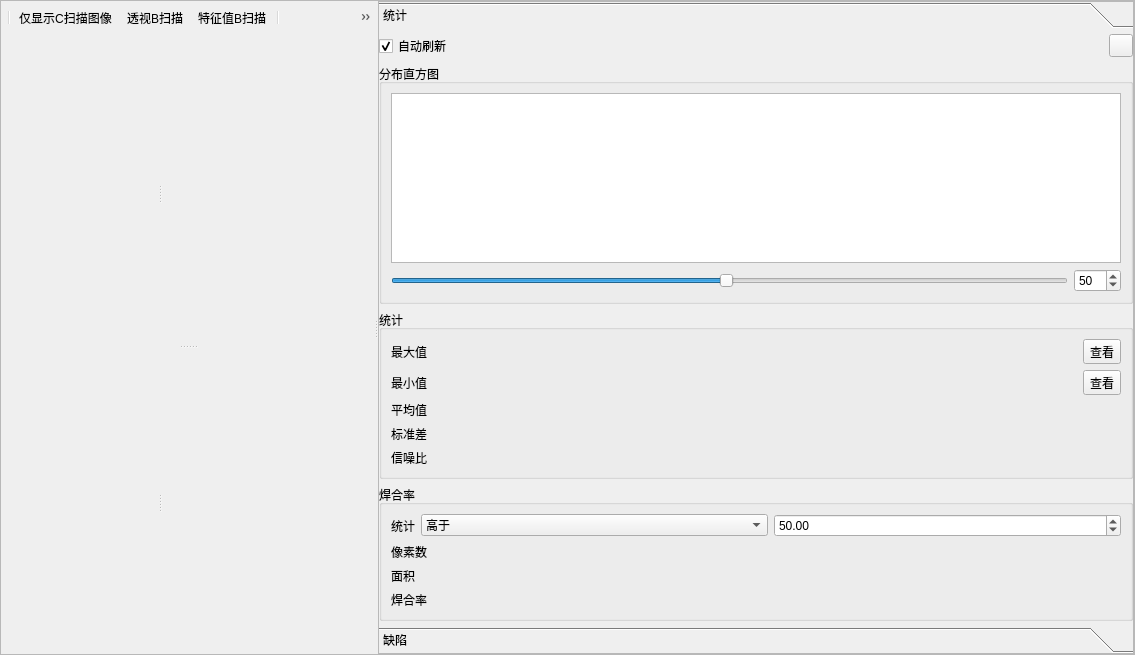
<?xml version="1.0" encoding="UTF-8"?>
<ui version="4.0">
 <class>PanelCScan</class>
 <widget class="QFrame" name="PanelCScan">
  <property name="geometry">
   <rect>
    <x>0</x>
    <y>0</y>
    <width>1135</width>
    <height>655</height>
   </rect>
  </property>
  <property name="sizePolicy">
   <sizepolicy hsizetype="Expanding" vsizetype="Expanding">
    <horstretch>0</horstretch>
    <verstretch>0</verstretch>
   </sizepolicy>
  </property>
  <property name="focusPolicy">
   <enum>Qt::WheelFocus</enum>
  </property>
  <property name="windowTitle">
   <string>C扫描</string>
  </property>
  <property name="frameShape">
   <enum>QFrame::StyledPanel</enum>
  </property>
  <property name="frameShadow">
   <enum>QFrame::Raised</enum>
  </property>
  <layout class="QGridLayout" name="gridLayout_2">
   <property name="leftMargin">
    <number>0</number>
   </property>
   <property name="topMargin">
    <number>0</number>
   </property>
   <property name="rightMargin">
    <number>0</number>
   </property>
   <property name="bottomMargin">
    <number>0</number>
   </property>
   <item row="1" column="0">
    <widget class="QSplitter" name="splitterMain">
     <property name="orientation">
      <enum>Qt::Horizontal</enum>
     </property>
     <widget class="QWidget" name="layoutWidget1">
      <layout class="QVBoxLayout" name="viewLayout">
       <item>
        <widget class="QToolBar" name="toolbar">
         <property name="iconSize">
          <size>
           <width>16</width>
           <height>16</height>
          </size>
         </property>
         <addaction name="separator"/>
         <addaction name="actionSliceDisable"/>
         <addaction name="actionSliceImage"/>
         <addaction name="actionSliceFeature"/>
         <addaction name="separator"/>
         <addaction name="actionWaveformRuler"/>
         <addaction name="actionHideSliceCursor"/>
         <addaction name="actionSliceBrush"/>
         <addaction name="actionSliceSync"/>
         <addaction name="actionSliceSyncOffset"/>
         <addaction name="separator"/>
         <addaction name="actionMagnifier"/>
         <addaction name="actionZoomIn"/>
         <addaction name="actionZoomOut"/>
         <addaction name="actionZoomFit"/>
         <addaction name="actionZoomFill"/>
         <addaction name="separator"/>
         <addaction name="actionCursorFollow"/>
         <addaction name="actionCursorHide"/>
         <addaction name="separator"/>
         <addaction name="actionAnnotationLineItem"/>
         <addaction name="actionReferenceLine"/>
         <addaction name="actionReferenceCircle"/>
         <addaction name="actionCustomCircle"/>
         <addaction name="actionReferenceRect"/>
         <addaction name="separator"/>
         <addaction name="actionMoveModel"/>
         <addaction name="actionSelectLayer"/>
         <addaction name="actionViewImage"/>
         <addaction name="actionViewProbe"/>
         <addaction name="actionViewDefect"/>
         <addaction name="separator"/>
         <addaction name="actionRecalcFeatures"/>
         <addaction name="actionColorPalette"/>
         <addaction name="actionCDataStatistic"/>
         <addaction name="separator"/>
         <addaction name="actionImageOptions"/>
         <addaction name="actionSurfacePlot"/>
        </widget>
       </item>
       <item>
        <widget class="QSplitter" name="splitterV">
         <property name="orientation">
          <enum>Qt::Vertical</enum>
         </property>
         <widget class="QSplitter" name="splitterH1">
          <property name="orientation">
           <enum>Qt::Horizontal</enum>
          </property>
          <widget class="AScanGraphicsView" name="waveform" native="true"/>
          <widget class="QWidget" name="layoutWidget2">
           <layout class="QHBoxLayout" name="horizontalLayout" stretch="1,0">
            <property name="spacing">
             <number>0</number>
            </property>
            <item>
             <widget class="AbstractGraphicsView" name="sliceX" native="true">
              <property name="minimumSize">
               <size>
                <width>100</width>
                <height>0</height>
               </size>
              </property>
             </widget>
            </item>
            <item>
             <widget class="ColorPaletteView" name="paletteSlice" native="true">
              <property name="sizePolicy">
               <sizepolicy hsizetype="Fixed" vsizetype="Preferred">
                <horstretch>0</horstretch>
                <verstretch>0</verstretch>
               </sizepolicy>
              </property>
              <property name="minimumSize">
               <size>
                <width>35</width>
                <height>0</height>
               </size>
              </property>
              <property name="maximumSize">
               <size>
                <width>35</width>
                <height>16777215</height>
               </size>
              </property>
             </widget>
            </item>
           </layout>
          </widget>
         </widget>
         <widget class="QSplitter" name="splitterH2">
          <property name="orientation">
           <enum>Qt::Horizontal</enum>
          </property>
          <widget class="AbstractGraphicsView" name="sliceY" native="true"/>
          <widget class="QWidget" name="layoutWidget">
           <layout class="QHBoxLayout" name="horizontalLayout_2" stretch="1,0">
            <property name="spacing">
             <number>0</number>
            </property>
            <item>
             <widget class="AbstractGraphicsView" name="view" native="true">
              <property name="minimumSize">
               <size>
                <width>100</width>
                <height>0</height>
               </size>
              </property>
             </widget>
            </item>
            <item>
             <widget class="ColorPaletteView" name="palette" native="true">
              <property name="sizePolicy">
               <sizepolicy hsizetype="Fixed" vsizetype="Preferred">
                <horstretch>0</horstretch>
                <verstretch>0</verstretch>
               </sizepolicy>
              </property>
              <property name="minimumSize">
               <size>
                <width>35</width>
                <height>0</height>
               </size>
              </property>
              <property name="maximumSize">
               <size>
                <width>35</width>
                <height>16777215</height>
               </size>
              </property>
             </widget>
            </item>
           </layout>
          </widget>
         </widget>
        </widget>
       </item>
      </layout>
     </widget>
     <widget class="QToolBox" name="statisticToolBox">
      <property name="frameShape">
       <enum>QFrame::StyledPanel</enum>
      </property>
      <widget class="QWidget" name="pageStatistics">
       <property name="geometry">
        <rect>
         <x>0</x>
         <y>0</y>
         <width>312</width>
         <height>591</height>
        </rect>
       </property>
       <attribute name="icon">
        <iconset resource="../../resources/icons/Fatcow.qrc">
         <normaloff>:/fatcow/16x16/statistics.png</normaloff>:/fatcow/16x16/statistics.png</iconset>
       </attribute>
       <attribute name="label">
        <string>统计</string>
       </attribute>
       <layout class="QVBoxLayout" name="verticalLayout_2">
        <property name="leftMargin">
         <number>0</number>
        </property>
        <property name="topMargin">
         <number>0</number>
        </property>
        <property name="rightMargin">
         <number>0</number>
        </property>
        <property name="bottomMargin">
         <number>0</number>
        </property>
        <item>
         <layout class="QHBoxLayout" name="horizontalLayout_5">
          <item>
           <widget class="QCheckBox" name="statisticsAutoRefresh">
            <property name="text">
             <string>自动刷新</string>
            </property>
            <property name="checked">
             <bool>true</bool>
            </property>
           </widget>
          </item>
          <item>
           <widget class="QToolButton" name="statisticsRefresh">
            <property name="icon">
             <iconset resource="../../resources/icons/Fatcow.qrc">
              <normaloff>:/fatcow/16x16/arrow_refresh.png</normaloff>:/fatcow/16x16/arrow_refresh.png</iconset>
            </property>
           </widget>
          </item>
         </layout>
        </item>
        <item>
         <widget class="QGroupBox" name="groupBox">
          <property name="title">
           <string>分布直方图</string>
          </property>
          <layout class="QVBoxLayout" name="verticalLayout" stretch="0,0">
           <item>
            <widget class="QtCharts::QChartView" name="histogram"/>
           </item>
           <item>
            <layout class="QHBoxLayout" name="horizontalLayout_3">
             <item>
              <widget class="QSlider" name="histSizeSlider">
               <property name="minimum">
                <number>1</number>
               </property>
               <property name="maximum">
                <number>100</number>
               </property>
               <property name="value">
                <number>50</number>
               </property>
               <property name="orientation">
                <enum>Qt::Horizontal</enum>
               </property>
              </widget>
             </item>
             <item>
              <widget class="QSpinBox" name="histSize">
               <property name="minimum">
                <number>1</number>
               </property>
               <property name="maximum">
                <number>100</number>
               </property>
               <property name="value">
                <number>50</number>
               </property>
              </widget>
             </item>
            </layout>
           </item>
          </layout>
         </widget>
        </item>
        <item>
         <widget class="QGroupBox" name="groupBox_2">
          <property name="title">
           <string>统计</string>
          </property>
          <layout class="QGridLayout" name="gridLayout_3" columnstretch="0,1,0">
           <item row="0" column="0">
            <widget class="QLabel" name="maxTitle">
             <property name="text">
              <string>最大值</string>
             </property>
            </widget>
           </item>
           <item row="0" column="2">
            <widget class="QToolButton" name="maxCursor">
             <property name="text">
              <string>查看</string>
             </property>
            </widget>
           </item>
           <item row="1" column="0">
            <widget class="QLabel" name="minTitle">
             <property name="text">
              <string>最小值</string>
             </property>
            </widget>
           </item>
           <item row="1" column="2">
            <widget class="QToolButton" name="minCursor">
             <property name="text">
              <string>查看</string>
             </property>
            </widget>
           </item>
           <item row="2" column="0">
            <widget class="QLabel" name="averageTitle">
             <property name="text">
              <string>平均值</string>
             </property>
            </widget>
           </item>
           <item row="3" column="0">
            <widget class="QLabel" name="stdevTitle">
             <property name="text">
              <string>标准差</string>
             </property>
            </widget>
           </item>
           <item row="4" column="0">
            <widget class="QLabel" name="snrTitle">
             <property name="text">
              <string>信噪比</string>
             </property>
            </widget>
           </item>
           <item row="4" column="1">
            <widget class="QLabel" name="snr"/>
           </item>
           <item row="0" column="1">
            <widget class="QLabel" name="max"/>
           </item>
           <item row="1" column="1">
            <widget class="QLabel" name="min"/>
           </item>
           <item row="2" column="1">
            <widget class="QLabel" name="average"/>
           </item>
           <item row="3" column="1">
            <widget class="QLabel" name="stdev"/>
           </item>
          </layout>
         </widget>
        </item>
        <item>
         <widget class="QGroupBox" name="groupBox_3">
          <property name="title">
           <string>焊合率</string>
          </property>
          <layout class="QGridLayout" name="gridLayout_4" columnstretch="0,1">
           <item row="1" column="0">
            <widget class="QLabel" name="label_3">
             <property name="text">
              <string>像素数</string>
             </property>
            </widget>
           </item>
           <item row="1" column="1">
            <widget class="QLabel" name="pixelCount"/>
           </item>
           <item row="3" column="0">
            <widget class="QLabel" name="label_4">
             <property name="text">
              <string>焊合率</string>
             </property>
            </widget>
           </item>
           <item row="3" column="1">
            <widget class="QLabel" name="ratio"/>
           </item>
           <item row="0" column="0" colspan="2">
            <layout class="QHBoxLayout" name="horizontalLayout_4" stretch="0,1,1">
             <item>
              <widget class="QLabel" name="ratioTitle">
               <property name="text">
                <string>统计</string>
               </property>
              </widget>
             </item>
             <item>
              <widget class="QComboBox" name="ratioMode">
               <item>
                <property name="text">
                 <string>高于</string>
                </property>
               </item>
               <item>
                <property name="text">
                 <string>低于</string>
                </property>
               </item>
              </widget>
             </item>
             <item>
              <widget class="QDoubleSpinBox" name="threshold">
               <property name="maximum">
                <double>100.000000000000000</double>
               </property>
               <property name="value">
                <double>50.000000000000000</double>
               </property>
              </widget>
             </item>
            </layout>
           </item>
           <item row="2" column="0">
            <widget class="QLabel" name="label">
             <property name="text">
              <string>面积</string>
             </property>
            </widget>
           </item>
           <item row="2" column="1">
            <widget class="QLabel" name="areaCount"/>
           </item>
          </layout>
         </widget>
        </item>
       </layout>
      </widget>
      <widget class="QWidget" name="pageDefect">
       <property name="geometry">
        <rect>
         <x>0</x>
         <y>0</y>
         <width>312</width>
         <height>591</height>
        </rect>
       </property>
       <attribute name="icon">
        <iconset resource="../../resources/icons/Fatcow.qrc">
         <normaloff>:/fatcow/16x16/bug_error.png</normaloff>:/fatcow/16x16/bug_error.png</iconset>
       </attribute>
       <attribute name="label">
        <string>缺陷</string>
       </attribute>
       <layout class="QGridLayout" name="gridLayout">
        <property name="leftMargin">
         <number>0</number>
        </property>
        <property name="topMargin">
         <number>0</number>
        </property>
        <property name="rightMargin">
         <number>0</number>
        </property>
        <property name="bottomMargin">
         <number>6</number>
        </property>
        <item row="1" column="1">
         <widget class="QPushButton" name="defectRecord">
          <property name="text">
           <string>缺陷识别</string>
          </property>
         </widget>
        </item>
        <item row="1" column="0">
         <spacer name="horizontalSpacer">
          <property name="orientation">
           <enum>Qt::Horizontal</enum>
          </property>
          <property name="sizeHint" stdset="0">
           <size>
            <width>0</width>
            <height>0</height>
           </size>
          </property>
         </spacer>
        </item>
        <item row="1" column="2">
         <widget class="QPushButton" name="generateReport">
          <property name="text">
           <string>生成报表</string>
          </property>
         </widget>
        </item>
        <item row="0" column="0" colspan="3">
         <widget class="DefectTreeView" name="treeView">
          <property name="selectionBehavior">
           <enum>QAbstractItemView::SelectRows</enum>
          </property>
          <property name="verticalScrollMode">
           <enum>QAbstractItemView::ScrollPerPixel</enum>
          </property>
          <property name="horizontalScrollMode">
           <enum>QAbstractItemView::ScrollPerPixel</enum>
          </property>
          <property name="sortingEnabled">
           <bool>true</bool>
          </property>
          <attribute name="horizontalHeaderStretchLastSection">
           <bool>true</bool>
          </attribute>
         </widget>
        </item>
       </layout>
      </widget>
     </widget>
    </widget>
   </item>
  </layout>
  <action name="actionSliceDisable">
   <property name="checkable">
    <bool>true</bool>
   </property>
   <property name="icon">
    <iconset resource="../../resources/icons/Fatcow.qrc">
     <normaloff>:/fatcow/16x16/image.png</normaloff>:/fatcow/16x16/image.png</iconset>
   </property>
   <property name="text">
    <string>仅显示C扫描图像</string>
   </property>
  </action>
  <action name="actionSliceFeature">
   <property name="checkable">
    <bool>true</bool>
   </property>
   <property name="icon">
    <iconset resource="../../resources/icons/Fatcow.qrc">
     <normaloff>:/fatcow/16x16/diagramm.png</normaloff>:/fatcow/16x16/diagramm.png</iconset>
   </property>
   <property name="text">
    <string>特征值B扫描</string>
   </property>
  </action>
  <action name="actionSliceImage">
   <property name="checkable">
    <bool>true</bool>
   </property>
   <property name="icon">
    <iconset resource="../../resources/icons/Fatcow.qrc">
     <normaloff>:/fatcow/16x16/x_ray.png</normaloff>:/fatcow/16x16/x_ray.png</iconset>
   </property>
   <property name="text">
    <string>透视B扫描</string>
   </property>
  </action>
  <action name="actionZoomIn">
   <property name="icon">
    <iconset resource="../../resources/icons/Fatcow.qrc">
     <normaloff>:/fatcow/16x16/magnifier_zoom_in.png</normaloff>:/fatcow/16x16/magnifier_zoom_in.png</iconset>
   </property>
   <property name="text">
    <string>放大</string>
   </property>
  </action>
  <action name="actionZoomOut">
   <property name="icon">
    <iconset resource="../../resources/icons/Fatcow.qrc">
     <normaloff>:/fatcow/16x16/magnifier_zoom_out.png</normaloff>:/fatcow/16x16/magnifier_zoom_out.png</iconset>
   </property>
   <property name="text">
    <string>缩小</string>
   </property>
  </action>
  <action name="actionZoomFit">
   <property name="icon">
    <iconset resource="../../resources/icons/Fatcow.qrc">
     <normaloff>:/fatcow/16x16/zoom_fit.png</normaloff>:/fatcow/16x16/zoom_fit.png</iconset>
   </property>
   <property name="text">
    <string>重置视图</string>
   </property>
  </action>
  <action name="actionImageOptions">
   <property name="icon">
    <iconset resource="../../resources/icons/Fatcow.qrc">
     <normaloff>:/fatcow/16x16/cog.png</normaloff>:/fatcow/16x16/cog.png</iconset>
   </property>
   <property name="text">
    <string>成像选项</string>
   </property>
  </action>
  <action name="actionViewProbe">
   <property name="checkable">
    <bool>true</bool>
   </property>
   <property name="icon">
    <iconset resource="../../resources/icons/Fatcow.qrc">
     <normaloff>:/fatcow/16x16/location_pin.png</normaloff>:/fatcow/16x16/location_pin.png</iconset>
   </property>
   <property name="text">
    <string>显示探头位置</string>
   </property>
  </action>
  <action name="actionViewDefect">
   <property name="checkable">
    <bool>true</bool>
   </property>
   <property name="icon">
    <iconset resource="../../resources/icons/Fatcow.qrc">
     <normaloff>:/fatcow/16x16/bug_error.png</normaloff>:/fatcow/16x16/bug_error.png</iconset>
   </property>
   <property name="text">
    <string>显示缺陷</string>
   </property>
  </action>
  <action name="actionViewImage">
   <property name="checkable">
    <bool>true</bool>
   </property>
   <property name="icon">
    <iconset resource="../../resources/icons/Fatcow.qrc">
     <normaloff>:/fatcow/16x16/images.png</normaloff>:/fatcow/16x16/images.png</iconset>
   </property>
   <property name="text">
    <string>显示C扫描图像</string>
   </property>
  </action>
  <action name="actionCursorFollow">
   <property name="checkable">
    <bool>true</bool>
   </property>
   <property name="icon">
    <iconset resource="../../resources/icons/Fatcow.qrc">
     <normaloff>:/fatcow/16x16/control_cursor_blue.png</normaloff>:/fatcow/16x16/control_cursor_blue.png</iconset>
   </property>
   <property name="text">
    <string>光标跟随</string>
   </property>
  </action>
  <action name="actionCursorHide">
   <property name="icon">
    <iconset resource="../../resources/icons/Fatcow.qrc">
     <normaloff>:/fatcow/16x16/control_cursor.png</normaloff>:/fatcow/16x16/control_cursor.png</iconset>
   </property>
   <property name="text">
    <string>隐藏光标</string>
   </property>
  </action>
  <action name="actionColorPalette">
   <property name="checkable">
    <bool>true</bool>
   </property>
   <property name="checked">
    <bool>true</bool>
   </property>
   <property name="icon">
    <iconset resource="../../resources/icons/Fatcow.qrc">
     <normaloff>:/fatcow/16x16/color_gradient.png</normaloff>:/fatcow/16x16/color_gradient.png</iconset>
   </property>
   <property name="text">
    <string>显示调色板</string>
   </property>
   <property name="toolTip">
    <string>显示调色板</string>
   </property>
  </action>
  <action name="actionCDataStatistic">
   <property name="checkable">
    <bool>true</bool>
   </property>
   <property name="checked">
    <bool>true</bool>
   </property>
   <property name="icon">
    <iconset resource="../../resources/icons/Fatcow.qrc">
     <normaloff>:/fatcow/16x16/statistics.png</normaloff>:/fatcow/16x16/statistics.png</iconset>
   </property>
   <property name="text">
    <string>显示统计判伤</string>
   </property>
   <property name="toolTip">
    <string>显示统计判伤</string>
   </property>
  </action>
  <action name="actionWaveformRuler">
   <property name="checkable">
    <bool>true</bool>
   </property>
   <property name="icon">
    <iconset resource="../../resources/icons/Fatcow.qrc">
     <normaloff>:/fatcow/16x16/hrule.png</normaloff>:/fatcow/16x16/hrule.png</iconset>
   </property>
   <property name="text">
    <string>显示A扫描标尺</string>
   </property>
  </action>
  <action name="actionHideSliceCursor">
   <property name="checkable">
    <bool>true</bool>
   </property>
   <property name="icon">
    <iconset resource="../../resources/icons/Fatcow.qrc">
     <normaloff>:/fatcow/16x16/derivatives.png</normaloff>:/fatcow/16x16/derivatives.png</iconset>
   </property>
   <property name="text">
    <string>隐藏B扫描光标</string>
   </property>
  </action>
  <action name="actionSurfacePlot">
   <property name="icon">
    <iconset resource="../../resources/icons/Fatcow.qrc">
     <normaloff>:/fatcow/16x16/piechart.png</normaloff>:/fatcow/16x16/piechart.png</iconset>
   </property>
   <property name="text">
    <string>3D曲面成像</string>
   </property>
  </action>
  <action name="actionSliceSync">
   <property name="checkable">
    <bool>true</bool>
   </property>
   <property name="icon">
    <iconset resource="../../resources/icons/Fatcow.qrc">
     <normaloff>:/fatcow/16x16/timeline_marker.png</normaloff>:/fatcow/16x16/timeline_marker.png</iconset>
   </property>
   <property name="text">
    <string>B扫描表面波同步</string>
   </property>
  </action>
  <action name="actionSliceSyncOffset">
   <property name="icon">
    <iconset resource="../../resources/icons/Fatcow.qrc">
     <normaloff>:/fatcow/16x16/numeric_stepper.png</normaloff>:/fatcow/16x16/numeric_stepper.png</iconset>
   </property>
   <property name="text">
    <string>B扫描表面波同步偏移</string>
   </property>
  </action>
  <action name="actionRecalcFeatures">
   <property name="checkable">
    <bool>true</bool>
   </property>
   <property name="icon">
    <iconset resource="../../resources/icons/Fatcow.qrc">
     <normaloff>:/fatcow/16x16/things_digital.png</normaloff>:/fatcow/16x16/things_digital.png</iconset>
   </property>
   <property name="text">
    <string>重闸门...</string>
   </property>
  </action>
  <action name="actionZoomFill">
   <property name="checkable">
    <bool>true</bool>
   </property>
   <property name="icon">
    <iconset resource="../../resources/icons/Fatcow.qrc">
     <normaloff>:/fatcow/16x16/zoom_extend.png</normaloff>:/fatcow/16x16/zoom_extend.png</iconset>
   </property>
   <property name="text">
    <string>填充模式</string>
   </property>
  </action>
  <action name="actionReferenceLine">
   <property name="checkable">
    <bool>true</bool>
   </property>
   <property name="icon">
    <iconset resource="../../resources/icons/Fatcow.qrc">
     <normaloff>:/fatcow/16x16/draw_line.png</normaloff>:/fatcow/16x16/draw_line.png</iconset>
   </property>
   <property name="text">
    <string>直线测距</string>
   </property>
   <property name="toolTip">
    <string>点对点测距</string>
   </property>
  </action>
  <action name="actionReferenceCircle">
   <property name="checkable">
    <bool>true</bool>
   </property>
   <property name="icon">
    <iconset resource="../../resources/icons/Fatcow.qrc">
     <normaloff>:/fatcow/16x16/select_lasso.png</normaloff>:/fatcow/16x16/select_lasso.png</iconset>
   </property>
   <property name="text">
    <string>范围测距</string>
   </property>
   <property name="toolTip">
    <string>圆形范围测距</string>
   </property>
  </action>
  <action name="actionCustomCircle">
   <property name="checkable">
    <bool>true</bool>
   </property>
   <property name="icon">
    <iconset resource="../../resources/icons/Fatcow.qrc">
     <normaloff>:/fatcow/16x16/select_ellipse.png</normaloff>:/fatcow/16x16/select_ellipse.png</iconset>
   </property>
   <property name="text">
    <string>圆形框选</string>
   </property>
   <property name="toolTip">
    <string>圆形框选</string>
   </property>
  </action>
  <action name="actionReferenceRect">
   <property name="checkable">
    <bool>true</bool>
   </property>
   <property name="icon">
    <iconset resource="../../resources/icons/Fatcow.qrc">
     <normaloff>:/fatcow/16x16/select_restangular.png</normaloff>:/fatcow/16x16/select_restangular.png</iconset>
   </property>
   <property name="text">
    <string>正方形框选</string>
   </property>
   <property name="toolTip">
    <string>正方形框选</string>
   </property>
  </action>
  <action name="actionMagnifier">
   <property name="checkable">
    <bool>true</bool>
   </property>
   <property name="icon">
    <iconset resource="../../resources/icons/Fatcow.qrc">
     <normaloff>:/fatcow/16x16/magnifier.png</normaloff>:/fatcow/16x16/magnifier.png</iconset>
   </property>
   <property name="text">
    <string>放大镜</string>
   </property>
   <property name="toolTip">
    <string>放大镜</string>
   </property>
  </action>
  <action name="actionSliceBrush">
   <property name="checkable">
    <bool>true</bool>
   </property>
   <property name="icon">
    <iconset resource="../../resources/icons/Fatcow.qrc">
     <normaloff>:/fatcow/16x16/columnchart.png</normaloff>:/fatcow/16x16/columnchart.png</iconset>
   </property>
   <property name="text">
    <string>显示B扫描颜色渲染</string>
   </property>
   <property name="toolTip">
    <string>显示B扫描颜色渲染</string>
   </property>
  </action>
  <action name="actionSelectLayer">
   <property name="icon">
    <iconset resource="../../resources/icons/Fatcow.qrc">
     <normaloff>:/fatcow/16x16/areachart.png</normaloff>:/fatcow/16x16/areachart.png</iconset>
   </property>
   <property name="text">
    <string>图层选择器...</string>
   </property>
   <property name="toolTip">
    <string>图层选择器...</string>
   </property>
  </action>
  <action name="actionMoveModel">
   <property name="checkable">
    <bool>true</bool>
   </property>
   <property name="icon">
    <iconset resource="../../resources/icons/Fatcow.qrc">
     <normaloff>:/fatcow/16x16/fill.png</normaloff>:/fatcow/16x16/fill.png</iconset>
   </property>
   <property name="text">
    <string>移动模式</string>
   </property>
   <property name="toolTip">
    <string>移动模式</string>
   </property>
  </action>
  <action name="actionCopyColorToOthers">
   <property name="icon">
    <iconset resource="../../resources/icons/Fatcow.qrc">
     <normaloff>:/fatcow/16x16/color_swatches.png</normaloff>:/fatcow/16x16/color_swatches.png</iconset>
   </property>
   <property name="text">
    <string>复制调色板至所有C扫图</string>
   </property>
   <property name="toolTip">
    <string>复制调色板至所有C扫图</string>
   </property>
  </action>
  <action name="actionZoomInput">
   <property name="icon">
    <iconset resource="../../resources/icons/Fatcow.qrc">
     <normaloff>:/fatcow/16x16/zoom_actual_equal.png</normaloff>:/fatcow/16x16/zoom_actual_equal.png</iconset>
   </property>
   <property name="text">
    <string>缩放...</string>
   </property>
   <property name="toolTip">
    <string>缩放...</string>
   </property>
  </action>
  <action name="actionAnnotationLineItem">
   <property name="checkable">
    <bool>true</bool>
   </property>
   <property name="icon">
    <iconset resource="../../resources/icons/Fatcow.qrc">
     <normaloff>:/fatcow/16x16/key_a.png</normaloff>:/fatcow/16x16/key_a.png</iconset>
   </property>
   <property name="text">
    <string>直线测距</string>
   </property>
   <property name="toolTip">
    <string>直线测距</string>
   </property>
  </action>
 </widget>
 <customwidgets>
  <customwidget>
   <class>ColorPaletteView</class>
   <extends>QWidget</extends>
   <header>Imaging/ColorPaletteView.h</header>
   <container>1</container>
  </customwidget>
  <customwidget>
   <class>AScanGraphicsView</class>
   <extends>QWidget</extends>
   <header>Waveform/AScanGraphicsView.h</header>
   <container>1</container>
  </customwidget>
  <customwidget>
   <class>QtCharts::QChartView</class>
   <extends>QGraphicsView</extends>
   <header>QtCharts/QChartView</header>
  </customwidget>
  <customwidget>
   <class>AbstractGraphicsView</class>
   <extends>QWidget</extends>
   <header>Waveform/AbstractGraphicsView.h</header>
   <container>1</container>
  </customwidget>
  <customwidget>
   <class>DefectTreeView</class>
   <extends>QTableView</extends>
   <header>Imaging/DefectTreeView.h</header>
  </customwidget>
 </customwidgets>
 <resources>
  <include location="../../resources/icons/Fatcow.qrc"/>
 </resources>
 <connections>
  <connection>
   <sender>actionSliceDisable</sender>
   <signal>toggled(bool)</signal>
   <receiver>splitterH1</receiver>
   <slot>setHidden(bool)</slot>
   <hints>
    <hint type="sourcelabel">
     <x>-1</x>
     <y>-1</y>
    </hint>
    <hint type="destinationlabel">
     <x>296</x>
     <y>173</y>
    </hint>
   </hints>
  </connection>
  <connection>
   <sender>actionSliceDisable</sender>
   <signal>toggled(bool)</signal>
   <receiver>sliceY</receiver>
   <slot>setHidden(bool)</slot>
   <hints>
    <hint type="sourcelabel">
     <x>-1</x>
     <y>-1</y>
    </hint>
    <hint type="destinationlabel">
     <x>457</x>
     <y>485</y>
    </hint>
   </hints>
  </connection>
  <connection>
   <sender>actionCDataStatistic</sender>
   <signal>toggled(bool)</signal>
   <receiver>statisticToolBox</receiver>
   <slot>setVisible(bool)</slot>
   <hints>
    <hint type="sourcelabel">
     <x>-1</x>
     <y>-1</y>
    </hint>
    <hint type="destinationlabel">
     <x>855</x>
     <y>320</y>
    </hint>
   </hints>
  </connection>
  <connection>
   <sender>histSize</sender>
   <signal>valueChanged(int)</signal>
   <receiver>histSizeSlider</receiver>
   <slot>setValue(int)</slot>
   <hints>
    <hint type="sourcelabel">
     <x>1100</x>
     <y>342</y>
    </hint>
    <hint type="destinationlabel">
     <x>903</x>
     <y>342</y>
    </hint>
   </hints>
  </connection>
  <connection>
   <sender>histSizeSlider</sender>
   <signal>valueChanged(int)</signal>
   <receiver>histSize</receiver>
   <slot>setValue(int)</slot>
   <hints>
    <hint type="sourcelabel">
     <x>903</x>
     <y>342</y>
    </hint>
    <hint type="destinationlabel">
     <x>1100</x>
     <y>342</y>
    </hint>
   </hints>
  </connection>
 </connections>
</ui>
